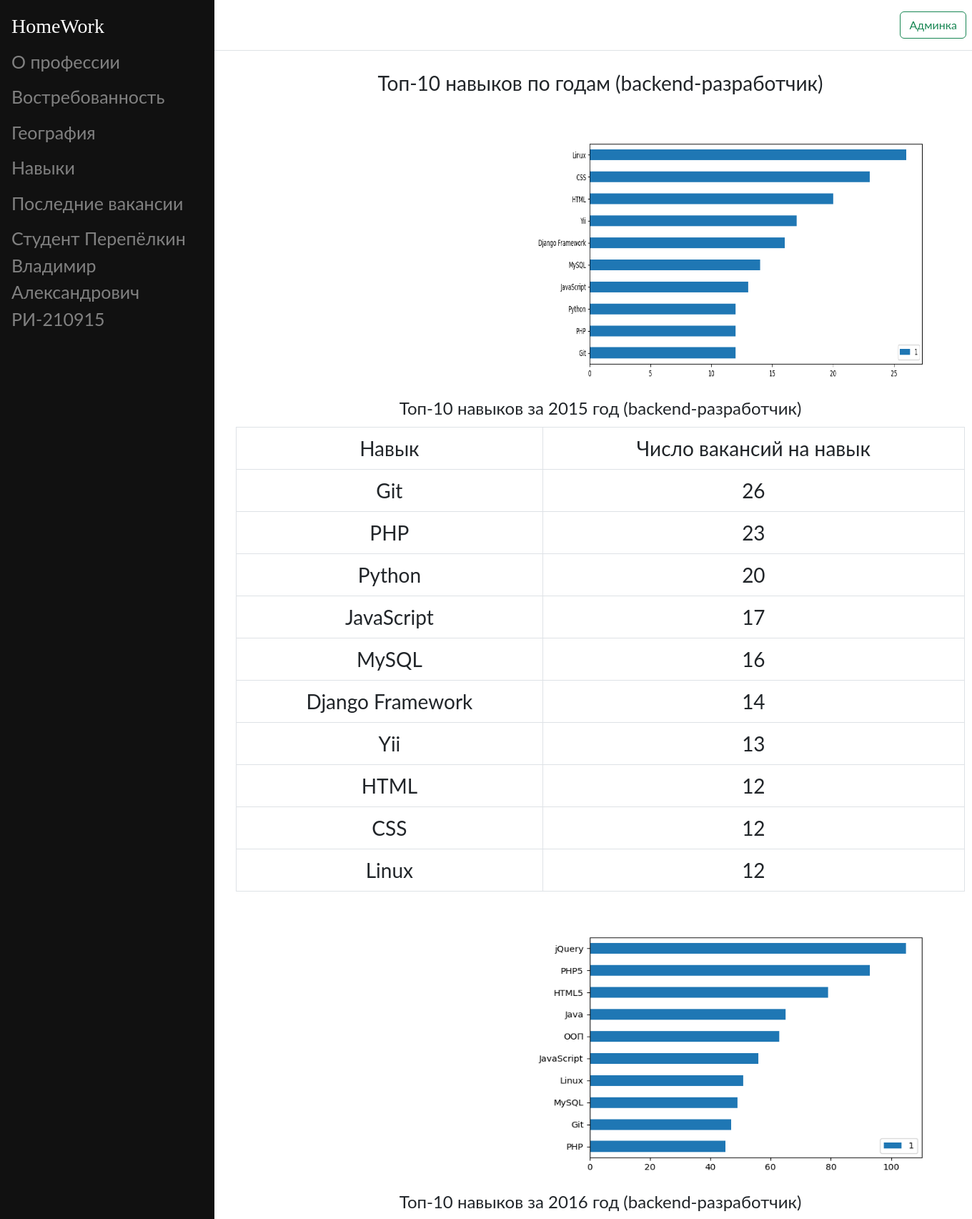
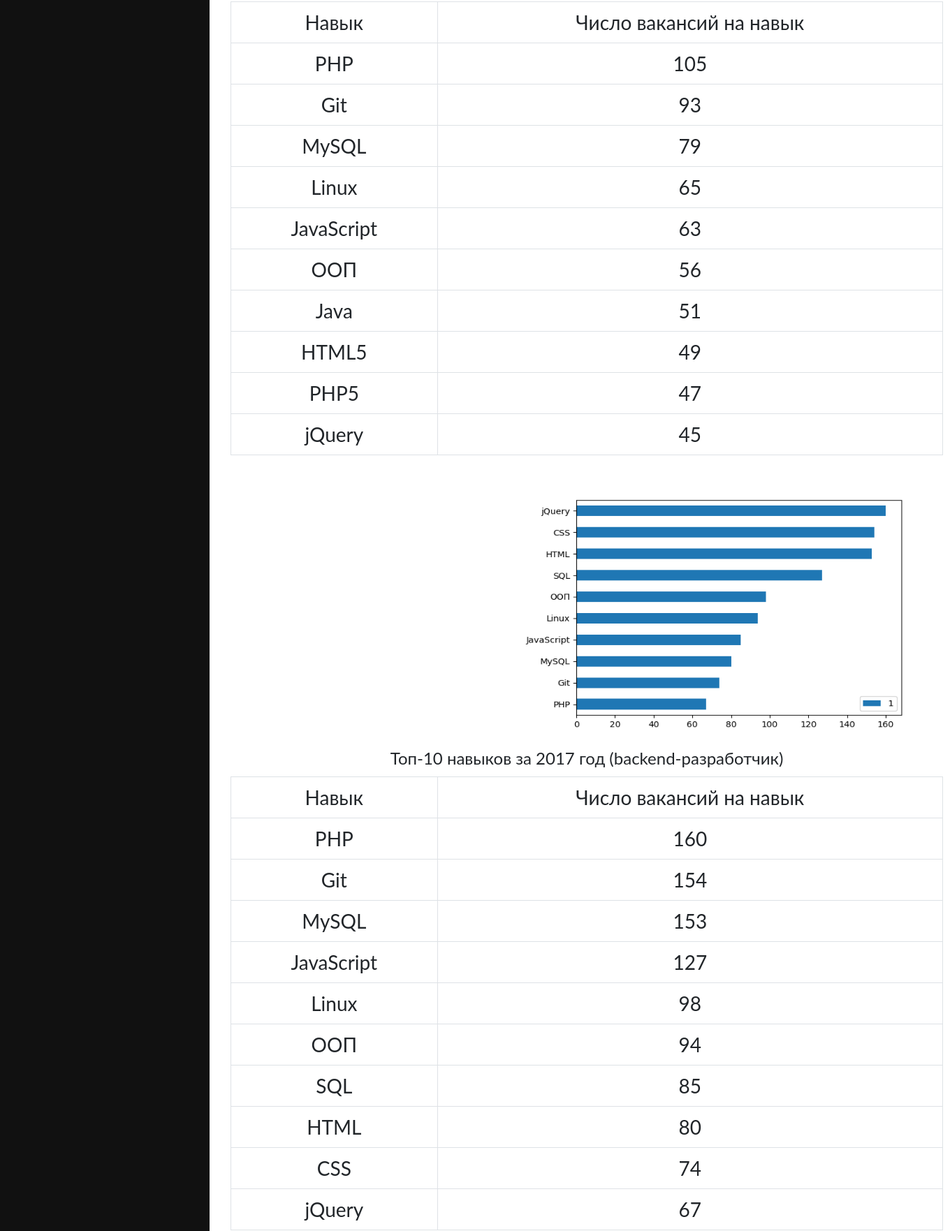
/skills (upper part), run on the app's committed database (2 pictures, top to bottom).
### main/models.py (models this page shows)
class TableSkillsInYear(models.Model):
	year = models.PositiveIntegerField("Год")
	title = models.CharField("Название навыка", max_length=256)
	counter = models.PositiveIntegerField("Кол-во вакансий с этим навыком")
	class Meta:
		verbose_name = "Строку"
		verbose_name_plural = "Топ-10 навыков в году"

### main/views.py (the view)
# urls.py: path("skills", views.skills),
def skills(request):
	skills_charts_backend = {item.title: item.chart.url for item in Charts.objects.all() if item.title.split('_')[0] == "skills"}
	tables = dict()
	for item in TableSkillsInYear.objects.all():
		tables.setdefault(( (item.year, skills_charts_backend[f"skills_{item.year}"]), (1, 2) ), list()).append( (item.title, item.counter) )
	return render(request, "main/skills.html", {
			"tables": tables.items(),
			"skills": tables,
		})

### main/templates/main/skills.html (shortened to what this page needs)
{% extends "main/index.html" %}
{% load static %}
{% block content %}
  <div class="main">
    <p align="center">Топ-10 навыков по годам (backend-разработчик)</p>
    {% for pack, values in tables %}
      {% for year, chart in pack %}
        {% if year != 1 %}
          <img class="chart" src="{{ chart }}" height="400" width="600">
          <table class="table table-bordered">
            <thead>
              <tr>
                <legend class="legend" align="center">Топ-10 навыков за {{ year }} год (backend-разработчик)</legend align="center">
                <td align="center">Навык</th>
                <td align="center">Число вакансий на навык</th>
              </tr>
            </thead>
          {% endif %}
        {% endfor %}
        <tbody>
          {% for skill, value in values %}
            {% if skill != "chart" %}
              <tr>
                <td align="center">{{ skill }}</td>
                <td align="center">{{ value }}</td>
              </tr>
            {% endif %}
          {% endfor %}
        </tbody>
      </table>
    {% endfor %}
  </div>
{% endblock content %}

### main/static/main/css/sidepanel.css (style rules this page uses)
body { font-family: "Lato", sans-serif; }
.main { margin-left: 320px; font-size: 28px; padding: 0px 10px; }

### main/templates/main/skills.html (style rules this page uses)
img[class="chart"] { float: top; margin-left: 420px; }
legend[class="legend"] { text-align: center; }

### data on the page
TableSkillsInYear: values "Git"
TableSkillsInYear: values "PHP"
TableSkillsInYear: values "Python"
TableSkillsInYear: values "JavaScript"
TableSkillsInYear: values "MySQL"
TableSkillsInYear: values "Django Framework"
TableSkillsInYear: values "Yii"
TableSkillsInYear: values "HTML"
TableSkillsInYear: values "CSS"
TableSkillsInYear: values "Linux"
TableSkillsInYear: values "PHP"
TableSkillsInYear: values "Git"
TableSkillsInYear: values "MySQL"
TableSkillsInYear: values "Linux"
TableSkillsInYear: values "JavaScript"
TableSkillsInYear: values "ООП"
TableSkillsInYear: values "Java"
TableSkillsInYear: values "HTML5"
TableSkillsInYear: values "PHP5"
TableSkillsInYear: values "jQuery"
TableSkillsInYear: values "PHP"
TableSkillsInYear: values "Git"
TableSkillsInYear: values "MySQL"
TableSkillsInYear: values "JavaScript"
TableSkillsInYear: values "Linux"
TableSkillsInYear: values "ООП"
TableSkillsInYear: values "SQL"
TableSkillsInYear: values "HTML"
TableSkillsInYear: values "CSS"
TableSkillsInYear: values "jQuery"

### other printed values
{{ year }} "2015" "2016" "2017"
{{ value }} "26" "23" "20" "17" "16" "14" "13" "12" "12" "12" "105" "93" "79" "65" "63" "56" "51" "49" "47" "45" "160" "154" "153" "127" "98" "94" "85" "80" "74" "67"
